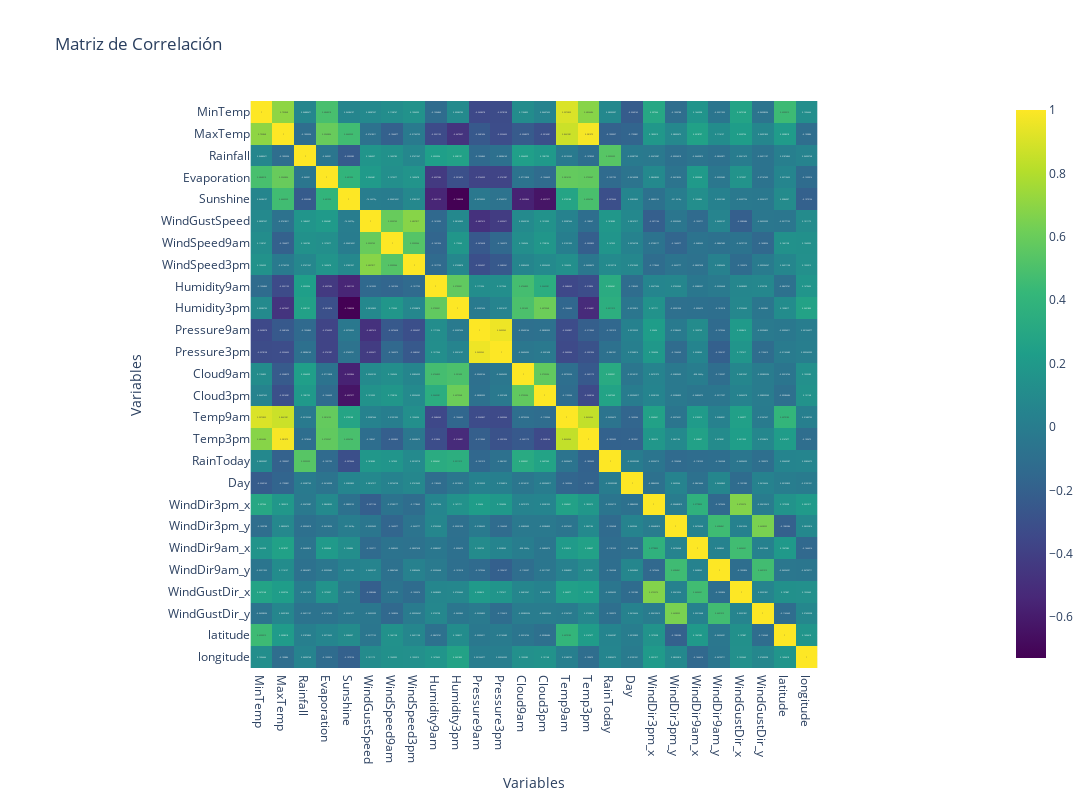

Source (notebook cell):
### Code cell
corr_matrix = X_train[columns_sin_anios].corr()

# Crear un mapa de calor utilizando Plotly
fig = px.imshow(corr_matrix, 
                text_auto=True,  # Muestra los valores de correlación en las celdas
                color_continuous_scale='Viridis',  # Cambia la escala de colores
                title='Matriz de Correlación',  # Título del gráfico
                labels=dict(x='Variables', y='Variables'),  # Etiquetas para los ejes
                width=1200,  # Ajustar el ancho de la figura
                height=800)

# Mostrar el gráfico
fig.show()

### Figure 1 — Plotly figure (JSON) as saved in the notebook; plotly's stock layout.template omitted (floating-point values rounded to 4 significant figures; data arrays with more than 128 entries replaced by an {"elided": "..."} marker saying what was removed)
{"data": [{"coloraxis": "coloraxis", "hovertemplate": "Variables: %{x}<br>Variables: %{y}<br>color: %{z}<extra></extra>", "name": "0", "texttemplate": "%{z}", "type": "heatmap", "x": ["MinTemp", "MaxTemp", "Rainfall", "Evaporation", "Sunshine", "WindGustSpeed", "WindSpeed9am", "WindSpeed3pm", "Humidity9am", "Humidity3pm", "Pressure9am", "Pressure3pm", "Cloud9am", "Cloud3pm", "Temp9am", "Temp3pm", "RainToday", "Day", "WindDir3pm_x", "WindDir3pm_y", "WindDir9am_x", "WindDir9am_y", "WindGustDir_x", "WindGustDir_y", "latitude", "longitude"], "xaxis": "x", "y": ["MinTemp", "MaxTemp", "Rainfall", "Evaporation", "Sunshine", "WindGustSpeed", "WindSpeed9am", "WindSpeed3pm", "Humidity9am", "Humidity3pm", "Pressure9am", "Pressure3pm", "Cloud9am", "Cloud3pm", "Temp9am", "Temp3pm", "RainToday", "Day", "WindDir3pm_x", "WindDir3pm_y", "WindDir9am_x", "WindDir9am_y", "WindGustDir_x", "WindGustDir_y", "latitude", "longitude"], "yaxis": "y", "z": {"elided": "26x26 float values"}}], "layout": {"coloraxis": {"colorscale": [[0, "#440154"], [0.1111, "#482878"], [0.2222, "#3e4989"], [0.3333, "#31688e"], [0.4444, "#26828e"], [0.5556, "#1f9e89"], [0.6667, "#35b779"], [0.7778, "#6ece58"], [0.8889, "#b5de2b"], [1, "#fde725"]]}, "height": 800, "title": {"text": "Matriz de Correlación"}, "width": 1200, "xaxis": {"anchor": "y", "constrain": "domain", "domain": [0, 1], "scaleanchor": "y", "title": {"text": "Variables"}}, "yaxis": {"anchor": "x", "autorange": "reversed", "constrain": "domain", "domain": [0, 1], "title": {"text": "Variables"}}}}
